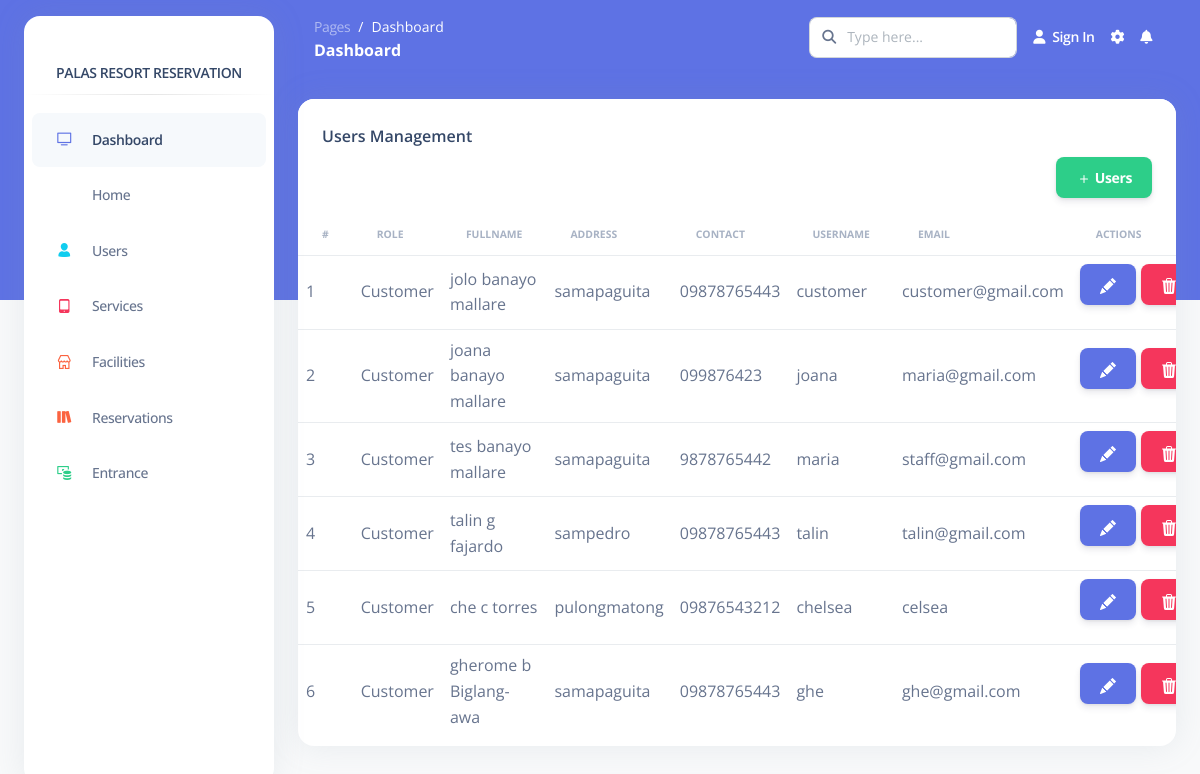
The app's page /Pages/admin/userManagement.php, older data.
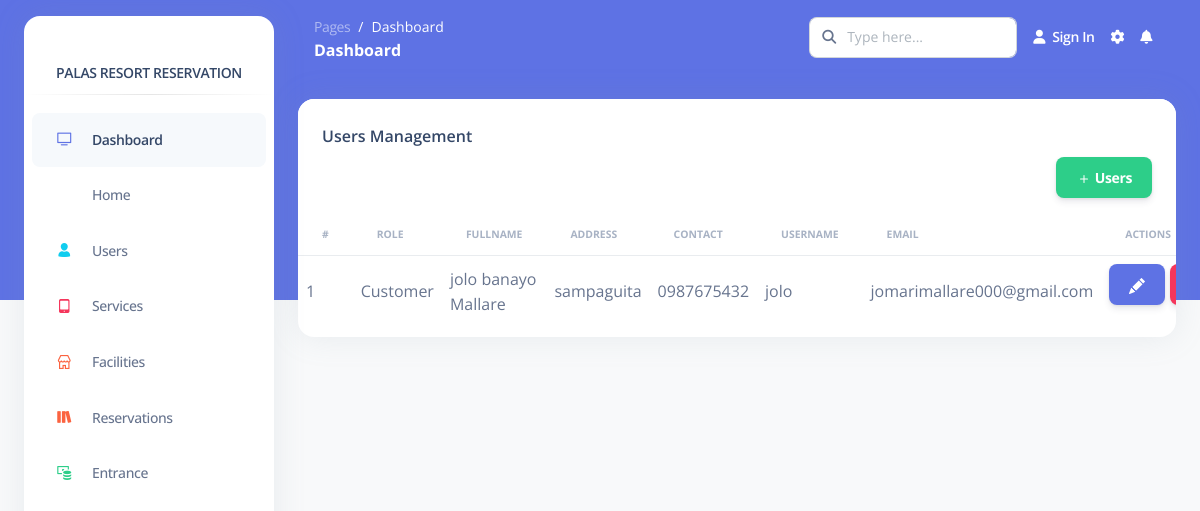
The same page, newer data.
### tables this page shows
CREATE TABLE `users` (
  `id` bigint(20) UNSIGNED NOT NULL,
  `permission_id` bigint(20) UNSIGNED NOT NULL DEFAULT 2,
  `fname` varchar(255) NOT NULL,
  `mname` varchar(255) NOT NULL,
  `lname` varchar(255) NOT NULL,
  `address` varchar(255) NOT NULL,
  `contact_num` varchar(255) NOT NULL,
  `email` varchar(255) NOT NULL,
  `verification_code` text NOT NULL,
  `email_verified_at` datetime DEFAULT NULL,
  `username` varchar(255) NOT NULL,
  `password` varchar(255) NOT NULL
);

CREATE TABLE `permissions` (
  `permissions_id` bigint(20) UNSIGNED NOT NULL,
  `permission_name` varchar(255) NOT NULL
);

### Functions/InnovatechAPIFunctions.php (called while the page is built, shortened)
<?php
    class InnovatechAPIFunctions{
        private $servername='localhost';
        private $username='root';
        private $password='';
        private $dbname='palasresort';
        private $mysqli='';
        public function __construct(){
            $this->mysqli = new mysqli($this->servername,$this->username,$this->password,$this->dbname);
        }
        public function selectleftjoin($table,$table1,$attributename1,$attributename,$where){
            $sql = "SELECT * FROM $table LEFT JOIN $table1 ON $table1.$attributename1=$table.$attributename WHERE $where";
            $this->sql = $result = $this->mysqli->query($sql);
        }
    }
?>

### Pages/admin/userManagement.php (the view, shortened to what this page needs)
<?php include('page/head.php'); ?>
<?php include('page/sidebar.php'); ?>
<main class="main-content position-relative border-radius-lg ">
      <?php include('page/navigationbar.php'); ?>
        <div class="container-fluid py-4">
        <div class="col-12">
          <div class="card mb-4">
            <div class="card-header pb-0">
              <h6>Users Management</h6>
              <button type="button" style="float:right;" class="btn btn-success" data-bs-toggle="modal" data-bs-target="#exampleModal">
                  <svg xmlns="http://www.w3.org/2000/svg" width="16" height="16" fill="currentColor" class="bi bi-plus" viewBox="0 0 16 16">
                    <path d="M8 4a.5.5 0 0 1 .5.5v3h3a.5.5 0 0 1 0 1h-3v3a.5.5 0 0 1-1 0v-3h-3a.5.5 0 0 1 0-1h3v-3A.5.5 0 0 1 8 4z"/>
                  </svg> Users
              </button>
            </div>
          <div class="card-body px-0 pt-0 pb-2">
            <div class="table-responsive p-0">
              <table class="table align-items-center mb-0">
              <thead>
                <tr>
                  <th class="text-uppercase text-secondary text-xxs font-weight-bolder opacity-7">#</th>
                  <th class="text-uppercase text-secondary text-xxs font-weight-bolder opacity-7">Role</th>
                  <th class="text-uppercase text-secondary text-xxs font-weight-bolder opacity-7">Fullname</th>
                  <th class="text-uppercase text-secondary text-xxs font-weight-bolder opacity-7">Address</th>
                  <th class="text-uppercase text-secondary text-xxs font-weight-bolder opacity-7">Contact</th>
                  <th class="text-uppercase text-secondary text-xxs font-weight-bolder opacity-7">Username</th>
                  <th class="text-uppercase text-secondary text-xxs font-weight-bolder opacity-7">Email</th>
                  <th class="text-uppercase text-secondary text-xxs font-weight-bolder opacity-7">Actions</th>
                </tr>
              </thead>
              <tbody>
              <?php
                  include('../../Functions/InnovatechAPIFunctions.php');
                  $newAPIFunctions = new InnovatechAPIFunctions();
                  $newAPIFunctions->selectleftjoin("users","permissions","permissions_id","permission_id","permission_id!=1");
                  $userLists = $newAPIFunctions->sql;
                  $index = 1;
                  while ($data = mysqli_fetch_assoc($userLists)){
              ?>
              <tr>
                <td><?php echo $index; ?></td>
                <td class="text-wrap"><?php echo $data["permission_name"]; ?></td>
                <td class="text-wrap"><?php echo $data["fname"] ." ". $data["mname"] ." ". $data["lname"]; ?></td>
                <td class="text-wrap"><?php echo $data["address"]; ?></td>
                <td class="text-wrap"><?php echo $data["contact_num"]; ?></td>
                <td class="text-wrap"><?php echo $data["username"]; ?></td>
                <td class="text-wrap"><?php echo $data["email"]; ?></td>
                <td><button style="margin-right:5px;" type="button" class="btn btn-primary" id="edit" data-id="<?php echo $data['id']; ?>">
                            </button><button type="button" class="btn btn-danger" data-id="<?php echo $data['id']; ?>" id="delete"></button></td>
              </tr>
              <?php $index++; } ?>
              </tbody>
              </table>
                </div>
              </div>
            </div>
          </div>
        </div>
</main>
<?php include('page/scripts.php'); ?>

Row changes from the older to the newer data that the page shows:
removed users: permission.permission_name "Customer", fname "jolo", mname "banayo", lname "mallare", address "samapaguita", contact_num "09878765443", username "customer", email "customer@gmail.com"
removed users: permission.permission_name "Customer", fname "joana", mname "banayo", lname "mallare", address "samapaguita", contact_num "099876423", username "joana", email "maria@gmail.com"
removed users: permission.permission_name "Customer", fname "tes", mname "banayo", lname "mallare", address "samapaguita", contact_num "9878765442", username "maria", email "staff@gmail.com"
removed users: permission.permission_name "Customer", fname "talin", mname "g", lname "fajardo", address "sampedro", contact_num "09878765443", username "talin", email "talin@gmail.com"
removed users: permission.permission_name "Customer", fname "che", mname "c", lname "torres", address "pulongmatong", contact_num "09876543212", username "chelsea", email "celsea"
removed users: permission.permission_name "Customer", fname "gherome", mname "b", lname "Biglang-awa", address "samapaguita", contact_num "09878765443", username "ghe", email "ghe@gmail.com"
added users: permission.permission_name "Customer", fname "jolo", mname "banayo", lname "Mallare", address "sampaguita", contact_num "0987675432", username "jolo", email "jomarimallare000@gmail.com"
